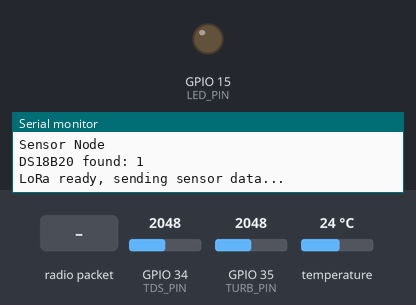
This sketch was run on a simulated ESP32. Parts: output pins drawn as LEDs (lit = HIGH), the last lines printed to the serial monitor. The test bench sets the inputs (shaded band); at power-on: GPIO 34 (TDS_PIN) = 2048, GPIO 35 (TURB_PIN) = 2048, temperature 24 °C (analog values on the 0–4095 scale). No radio packets arrive unless stated.

Above: at 2.2 s.
2.3 s: radio packet "ON" arrives
At 3.0 s:
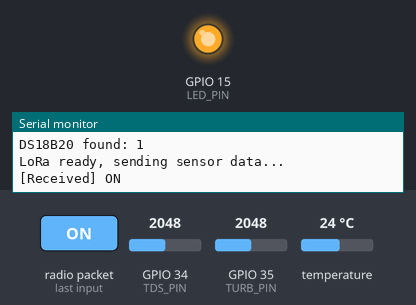
3.8 s: radio packet "OFF" arrives
At 4.1 s:
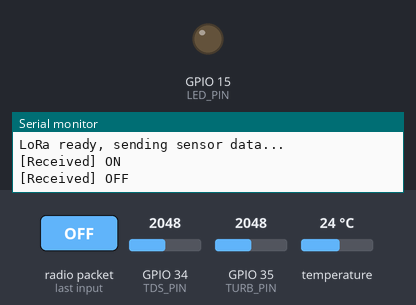
7.9 s: radio packet "TOGGLE" arrives
At 8.4 s:
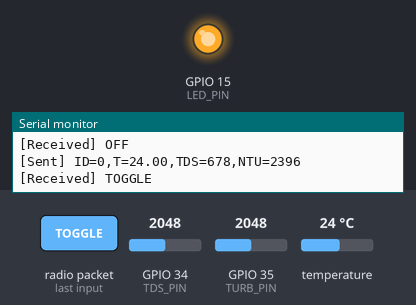
Timing chart, 0 to 10.9 s (numbered marks = the images above; inputs shaded):
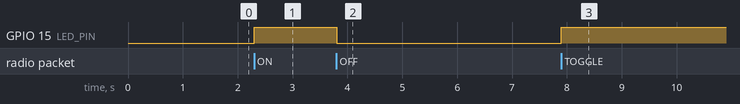

Measured:
- after the input at 2.3 s, GPIO 15 (LED_PIN): LOW → HIGH at once
- after the input at 3.8 s, GPIO 15 (LED_PIN): HIGH → LOW at once
- after the input at 7.9 s, GPIO 15 (LED_PIN): LOW → HIGH at once

The sketch:

Transmitter_lora.ino
```cpp
#include <SPI.h>
#include <LoRa.h>
#include <OneWire.h>
#include <DallasTemperature.h>

#define DEVICE_NAME "Sensor Node"

// LoRa pins
#define LORA_SCK  18
#define LORA_MISO 19
#define LORA_MOSI 23
#define LORA_SS   5
#define LORA_RST  14
#define LORA_DIO0 4
#define LED_PIN   15
#define LORA_FREQUENCY 433E6

// Sensor pins
#define ONE_WIRE_PIN 27
#define TDS_PIN      34
#define TURB_PIN     35
#define SAMPLES      30

#define SEND_INTERVAL 5000   // ms between packets

OneWire oneWire(ONE_WIRE_PIN);
DallasTemperature sensors(&oneWire);

float lastTemp = 25.0;
unsigned long seq = 0;

// median of N readings, in volts at the ESP32 pin
float readMedianV(int pin) {
  int buf[SAMPLES];
  for (int i = 0; i < SAMPLES; i++) {
    buf[i] = analogReadMilliVolts(pin);
    delay(10);
  }
  for (int i = 0; i < SAMPLES - 1; i++)
    for (int j = i + 1; j < SAMPLES; j++)
      if (buf[j] < buf[i]) { int t = buf[i]; buf[i] = buf[j]; buf[j] = t; }
  return buf[SAMPLES / 2] / 1000.0;
}

float calcTds(float voltage, float tempC) {
  float comp = 1.0 + 0.02 * (tempC - 25.0);
  float v = voltage / comp;
  float tds = (133.42 * v * v * v - 255.86 * v * v + 857.39 * v) * 0.5;
  return tds < 0 ? 0 : tds;
}

float calcNtu(float v) {
  if (v < 2.5) return 3000;
  if (v > 4.2) return 0;
  float ntu = -1120.4 * v * v + 5742.3 * v - 4352.9;
  return ntu < 0 ? 0 : ntu;
}

void sendMessage(const char *msg) {
  LoRa.idle();
  LoRa.beginPacket();
  LoRa.print(msg);
  LoRa.endPacket();
  LoRa.receive();
  Serial.print("[Sent] ");
  Serial.println(msg);
}

void handleCommand(String cmd) {
  cmd.trim();
  cmd.toUpperCase();
  if (cmd == "ON") {
    digitalWrite(LED_PIN, HIGH);
  } else if (cmd == "OFF") {
    digitalWrite(LED_PIN, LOW);
  } else if (cmd == "TOGGLE") {
    digitalWrite(LED_PIN, !digitalRead(LED_PIN));
  }
}

void readAndSend() {
  // temperature
  sensors.requestTemperatures();
  float t = sensors.getTempCByIndex(0);
  bool tempOk = (t != DEVICE_DISCONNECTED_C);
  if (tempOk) lastTemp = t;

  // TDS (compensated with the last good temperature)
  float tds = calcTds(readMedianV(TDS_PIN), lastTemp);

  // turbidity (x2 undoes the voltage divider)
  float turbV = readMedianV(TURB_PIN) * 2.0;
  float ntu = calcNtu(turbV);

  char msg[64];
  snprintf(msg, sizeof(msg), "ID=%lu,T=%.2f,TDS=%.0f,NTU=%.0f",
           seq++, tempOk ? t : -127.0, tds, ntu);
  sendMessage(msg);
}

void setup() {
  Serial.begin(115200);
  delay(1000);

  pinMode(LED_PIN, OUTPUT);
  digitalWrite(LED_PIN, LOW);

  Serial.println(DEVICE_NAME);

  sensors.begin();
  pinMode(ONE_WIRE_PIN, INPUT_PULLUP);
  analogReadResolution(12);
  analogSetPinAttenuation(TDS_PIN, ADC_11db);
  analogSetPinAttenuation(TURB_PIN, ADC_11db);
  Serial.printf("DS18B20 found: %d\n", sensors.getDeviceCount());

  SPI.begin(LORA_SCK, LORA_MISO, LORA_MOSI, LORA_SS);
  LoRa.setPins(LORA_SS, LORA_RST, LORA_DIO0);

  if (!LoRa.begin(LORA_FREQUENCY)) {
    Serial.println("*** LoRa INIT FAILED! Check wiring and 3.3V supply ***");
    while (1) {
      digitalWrite(LED_PIN, !digitalRead(LED_PIN));
      delay(200);
    }
  }

  // Must be identical on both boards
  LoRa.setSpreadingFactor(7);
  LoRa.setSignalBandwidth(125E3);
  LoRa.setCodingRate4(5);
  LoRa.setPreambleLength(8);
  LoRa.setSyncWord(0x12);
  LoRa.enableCrc();

  LoRa.receive();
  Serial.println("LoRa ready, sending sensor data...");
}

void loop() {
  static unsigned long last = 0;
  if (millis() - last >= SEND_INTERVAL) {
    last = millis();
    readAndSend();
  }

  // still accepts ON / OFF / TOGGLE from the receiver
  int packetSize = LoRa.parsePacket();
  if (packetSize) {
    String received = "";
    while (LoRa.available()) received += (char)LoRa.read();
    Serial.print("[Received] ");
    Serial.println(received);
    handleCommand(received);
  }
}
```
